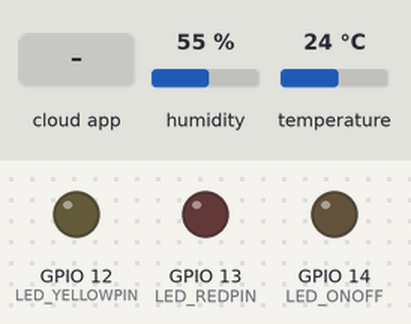
Simulated run of this sketch. Board: ESP32. On the bench: output pins drawn as LEDs (lit = HIGH). The test bench sets the inputs (shaded band); at power-on: humidity 55 %, temperature 24 °C. WiFi joins after 1.5 s; servers stay silent unless stated; the Firebase database answers and starts empty; what the sketch prints to the serial monitor is not drawn.

Above: at 2.7 s.
2.8 s: humidity set to 78 %
5.6 s: humidity set to 81 %
At 6.6 s:
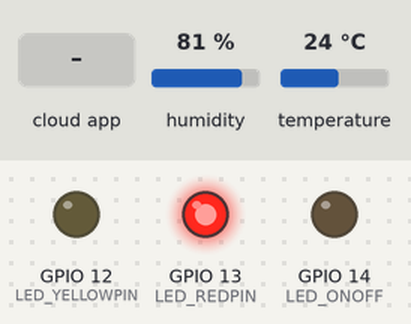
8.4 s: the phone or cloud app sets LED to 1
At 20.8 s:
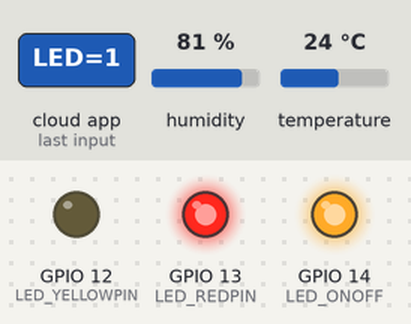
20.9 s: temperature set to 29 °C
23.8 s: temperature set to 32 °C
At 25.5 s:
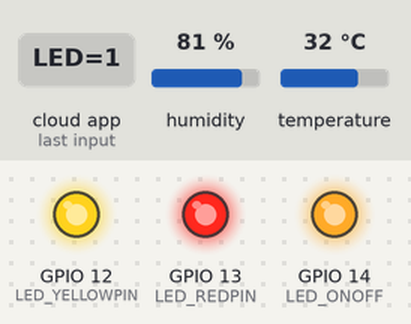
26.6 s: the phone or cloud app sets LED to 0
At 37.6 s:
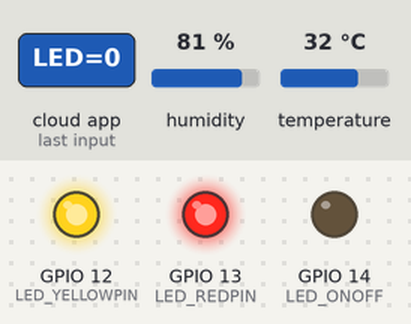
Timing chart, 0 to 39.1 s (numbered marks = the images above; inputs shaded):
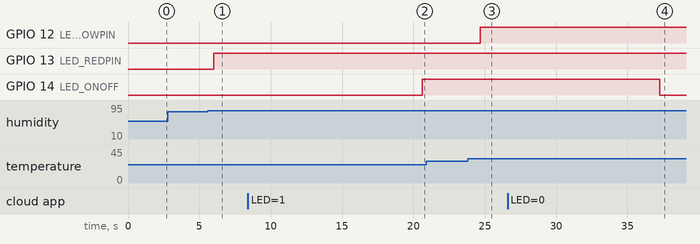

Measured:
- the behaviour switches between 79 and 80 % on humidity (found by bisection; images 0 and 1)
- the behaviour switches between 30 and 31 °C on temperature (found by bisection; images 2 and 3)
- after the input at 2.8 s, every drawn part: stays the same
- after the input at 5.6 s, GPIO 13 (LED_REDPIN): LOW → HIGH after 0.42 s
- after the input at 8.4 s, GPIO 14 (LED_ONOFF): LOW → HIGH after 12.2 s
- after the input at 20.9 s, every drawn part: stays the same
- after the input at 23.8 s, GPIO 12 (LED_YELLOWPIN): LOW → HIGH after 0.89 s
- after the input at 26.6 s, GPIO 14 (LED_ONOFF): HIGH → LOW after 10.7 s

The sketch:

Bab_3_Praktikum_IoT.ino
```cpp
#include <Arduino.h>
#include <WiFi.h>
#include <Firebase_ESP_Client.h>

#include <DHT.h>

#define DHT11PIN 15
#define LED_REDPIN 13
#define LED_YELLOWPIN 12
#define LED_ONOFF 14
#define DHTTYPE DHT11
DHT dht(DHT11PIN,DHTTYPE);

//Provide the token generation process info.
#include "addons/TokenHelper.h"
//Provide the RTDB payload printing info and other helper functions.
#include "addons/RTDBHelper.h"

// Insert your network credentials
#define WIFI_SSID "Nama Wifi"
#define WIFI_PASSWORD "Password Wifi"

// Insert Firebase project API Key
#define API_KEY "Masukan Web API Key"

// Insert RTDB URLefine the RTDB URL */
#define DATABASE_URL "Masukan url relatime database"

//Define Firebase Data object
FirebaseData fbdo;

FirebaseAuth auth;
FirebaseConfig config;

String intLED1;

unsigned long sendDataPrevMillis = 0;
//int count = 0;
bool signupOK = false;

void setup(){
  Serial.begin(9600);
  dht.begin();
  WiFi.begin(WIFI_SSID, WIFI_PASSWORD);
  Serial.print("Connecting to Wi-Fi");
  while (WiFi.status() != WL_CONNECTED){
    Serial.print(".");
    delay(300);
  }
  Serial.println();
  Serial.print("Connected with IP: ");
  Serial.println(WiFi.localIP());
  Serial.println();

  /* Assign the api key (required) */
  config.api_key = API_KEY;

  /* Assign the RTDB URL (required) */
  config.database_url = DATABASE_URL;

  /* Sign up */
  if (Firebase.signUp(&config, &auth, "", "")){
    Serial.println("ok");
    signupOK = true;
  }
  else{
    Serial.printf("%s\n", config.signer.signupError.message.c_str());
  }

  /* Assign the callback function for the long running token generation task */
  config.token_status_callback = tokenStatusCallback; //see addons/TokenHelper.h

  Firebase.begin(&config, &auth);
  Firebase.reconnectWiFi(true);

  pinMode(LED_REDPIN,OUTPUT);
  pinMode(LED_YELLOWPIN,OUTPUT);
  pinMode(LED_ONOFF,OUTPUT);

}

void loop(){

  float h = dht.readHumidity();
  float t = dht.readTemperature();
  Serial.print("Humidity (%): ");
  Serial.println(h);
  if (h>=80)
  {
    digitalWrite(LED_REDPIN, HIGH);
  }
  else
  {
    digitalWrite(LED_REDPIN, LOW);
  }

  Serial.print("Temperature  (C): ");
  Serial.println(t);
    if (t>=31)
  {
    digitalWrite(LED_YELLOWPIN, HIGH);
  }
  else
  {
    digitalWrite(LED_YELLOWPIN, LOW);
  }

  delay(2000);

  if (Firebase.ready() && signupOK && (millis() - sendDataPrevMillis > 15000 || sendDataPrevMillis == 0)){
    sendDataPrevMillis = millis();
    // Write an Int number on the database path test/int (suhu)
    if (Firebase.RTDB.setInt(&fbdo, "Data/Suhu", t)){
       Serial.println("PASSED");
       Serial.println("PATH: " + fbdo.dataPath());
       Serial.println("TYPE: " + fbdo.dataType());
     }
     else {
       Serial.println("FAILED");
       Serial.println("REASON: " + fbdo.errorReason());
     }

     // Write an Int number on the database path test/int (kelembapan)
     if (Firebase.RTDB.setInt(&fbdo, "Data/Kelembapan", h)){
       Serial.println("PASSED");
       Serial.println("PATH: " + fbdo.dataPath());
       Serial.println("TYPE: " + fbdo.dataType());
     }
     else {
       Serial.println("FAILED");
       Serial.println("REASON: " + fbdo.errorReason());
     }

    //led 1
    if (Firebase.RTDB.getString(&fbdo, "Data/LED")) {
      if (fbdo.dataType() == "string") {
        intLED1 = fbdo.stringData();
        if(intLED1 == "1"){
          digitalWrite(LED_ONOFF, HIGH);
          }
        }
        if(intLED1 == "0"){
          digitalWrite(LED_ONOFF, LOW);
        }
        Serial.println(intLED1);
    }
    else {
      Serial.println(fbdo.errorReason());
    }
  }
}
```
